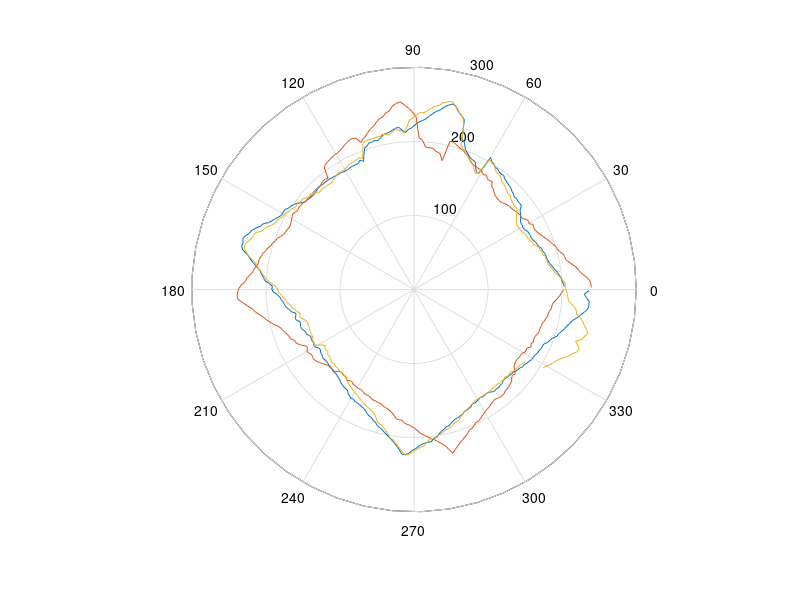

Reproduce this figure in MATLAB.
clear
clc
close all

pontos = importdata('01.TXT');
pontos1 = pontos(195:483, 1:2);
pontos2 = pontos(484:770, 1:2);
pontos3 = pontos(771:1065, 1:2);

theta1 = pontos1(:,2);
rho1 = pontos1(:,1);
polar(deg2rad(theta1), rho1);

hold on;

theta2 = pontos2(:,2);
rho2 = pontos2(:,1);
% theta2 = theta2 - 16;
polar(deg2rad(theta2), rho2);

theta3 = pontos3(:,2);
rho3 = pontos3(:,1);
theta3 = theta3 - 32;
polar(deg2rad(theta3), rho3);